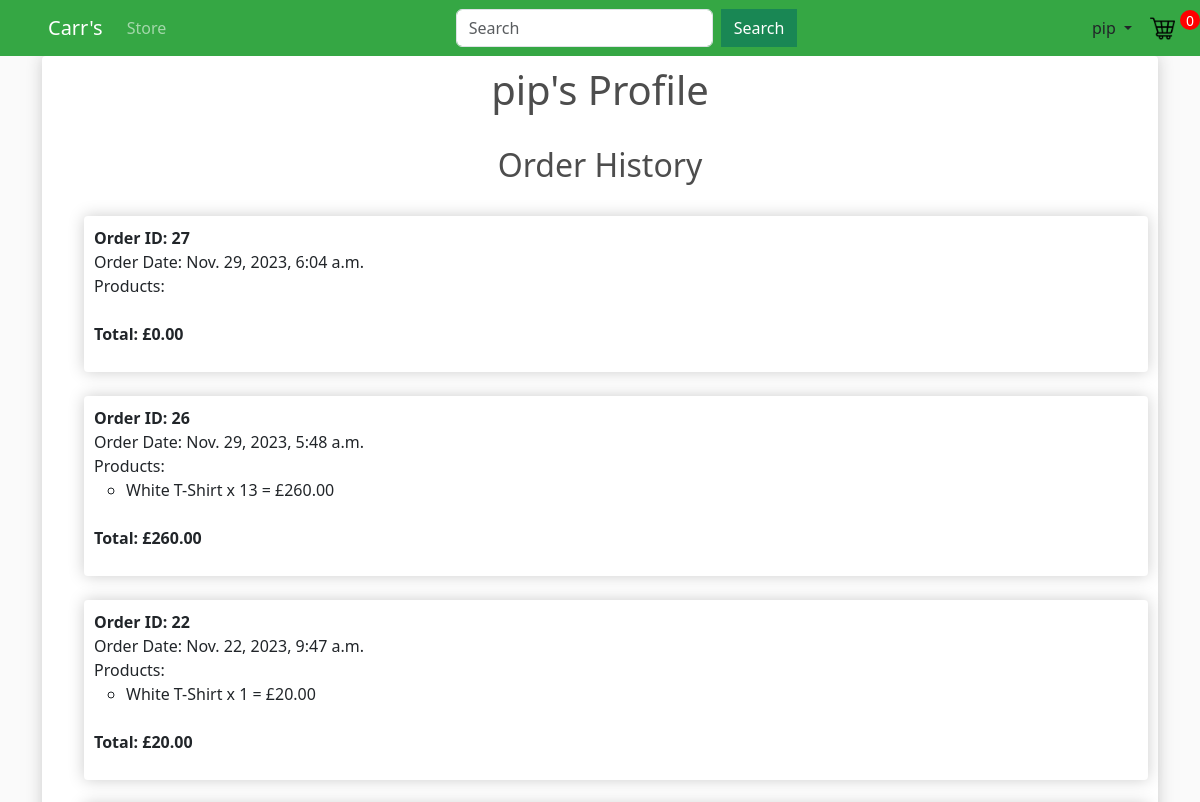
The page /profile/ (signed in, upper part) on the database as committed earlier.
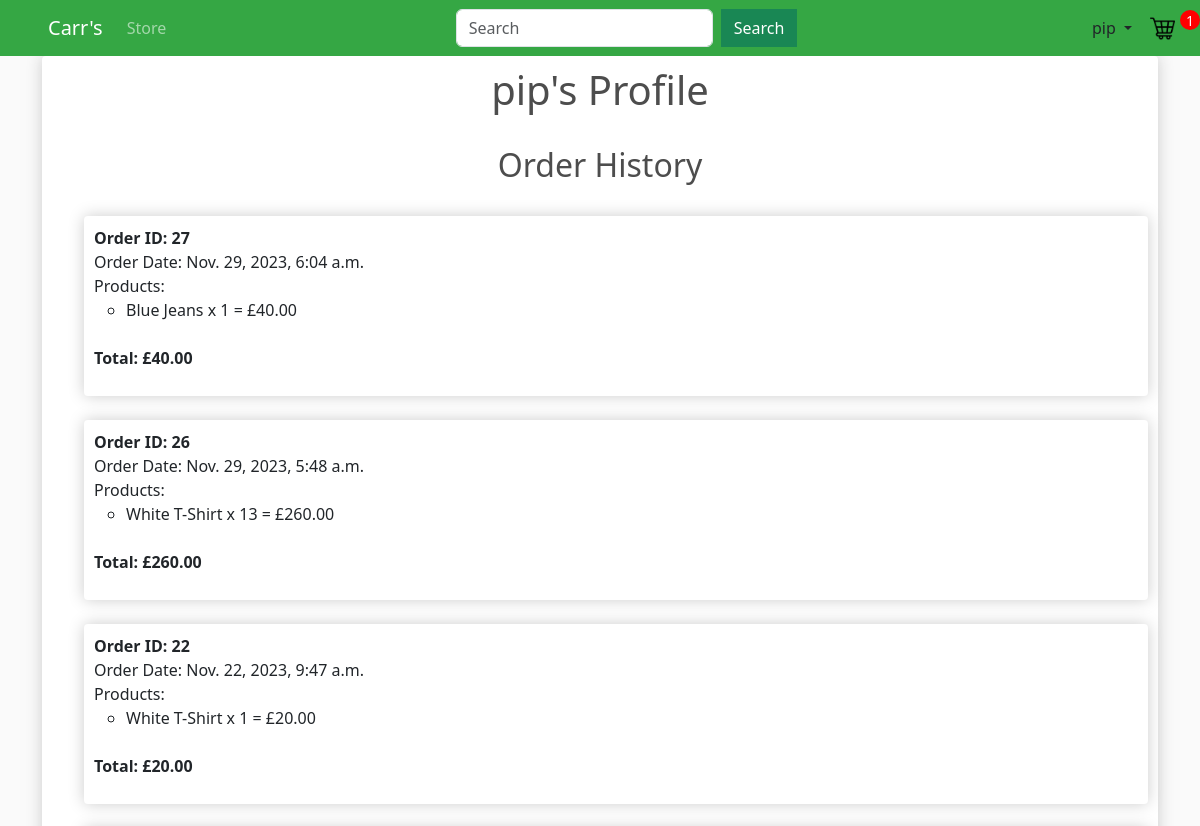
The same page on the database as committed later.
### store/models.py (models this page shows, shortened)
class Order(models.Model):
    customer = models.ForeignKey(Customer, on_delete=models.SET_NULL, blank=True, null=True)
    order_date = models.DateTimeField(auto_now_add=True)
    completed = models.BooleanField(default=False, null=True, blank=False)
    transaction_id = models.CharField(max_length=100, null=True)
    products = models.ManyToManyField(Product, through="OrderItem") #Many to many relationship with OrderItem. This ensures each order can have a variety of products.
    def get_order_total(self):
        orderitems=self.orderitem_set.all()
        total=sum([item.get_total for item in orderitems])
        return total
    @property
    def get_order_items(self):
        return self.orderitem_set.all()
    @property
    def get_cart_items(self):
        orderitems = self.orderitem_set.all()
        total = sum([item.quantity for item in orderitems])
        return total

class OrderItem(models.Model):
    product = models.ForeignKey(Product, on_delete=models.SET_NULL, blank=True, null=True)
    order = models.ForeignKey(Order, on_delete=models.SET_NULL, blank=True, null=True)
    quantity = models.IntegerField(default=0, null=True, blank=True)
    date_added = models.DateField(auto_now_add=True)
    @property
    def get_total(self):
        total = self.product.price * self.quantity
        return total

class Product(models.Model):
    name = models.CharField(max_length=100, null=True)
    description = models.CharField(max_length=300, null=True)
    price = models.FloatField()
    image = models.ImageField(null=True, blank=True)

### store/views.py (the view)
# urls.py: path('profile/', views.profile, name="profile"),
def profile(request):
    if request.user.is_authenticated:
        customer=request.user.customer
        order, created = Order.objects.get_or_create(customer=customer, completed=False)
        items = order.orderitem_set.all()
        cartItems = order.get_cart_items
        orders=customer.get_orders()
    else:
        items = []
        order = {"get_cart_total": 0, "get_cart_items": 0}
        cartItems = order['get_cart_items']
        orders=[]
    for order in orders:
        order.total = order.get_order_total()
    products = Product.objects.all()
    context = {'products':products, 'cartItems':cartItems, 'orders':orders, 'customer':customer, }
    return render(request, 'store/profile.html', context)

### store/models.py (called while the page is built)
    def get_orders(self):
        return Order.objects.filter(customer=self).order_by('-order_date')

### store/templates/store/profile.html
{% extends 'store/main.html' %}
{% load static %}
{% block content %}
<div class="box-element">
    <h1 class="text-center">{{ user }}'s Profile</h1>
    <br>
    <section>
        <h2 class="text-center">Order History</h2>
        <br>
        <ul class="order-list">
            {% for order in orders %}
                <div class="box-element">
                    <div class="order-details">
                        <span><strong>Order ID: {{ order.id }}</strong></span>
                        <br>
                        <span class="order-date">Order Date: {{ order.order_date }}</span>
                    </div>
                    <div class="order-items">
                        Products:
                         <ul>
                            {% for order_item in order.get_order_items %}
                            <li>{{ order_item.product.name }} x {{ order_item.quantity }} = £{{order_item.get_total|floatformat:2}}</li>
                            {% endfor %}
                        </ul>
                    </div>
                    <br>
                    <p><strong>Total: £{{order.total|floatformat:2}}</strong></p>
                </div>
                <br>
            {% endfor %}
        </ul>
    </section>
</div>
{% endblock content %}

### store/templates/store/main.html (shortened to what this page needs)
<!DOCTYPE html>
{% load static %}
<html>
    <head>
        <link href="https://cdn.jsdelivr.net/npm/bootstrap@5.3.2/dist/css/bootstrap.min.css" rel="stylesheet">
        <link rel="stylesheet" type="text/css" href="{% static 'css/main.css' %}">
    </head>
    <body>
        <nav class="navbar navbar-expand-lg navbar-dark bg-dark">
            <a class="navbar-brand ms-5" href="{% url 'store' %}">Carr's</a>
            <div class="collapse navbar-collapse" id="navbarSupportedContent">
                <ul class="navbar-nav mr-auto">
                    <li class="nav-item">
                        <a class="nav-link" href="{% url 'store' %}">Store</a>
                    </li>
                </ul>
                <form method="get" class="ms-auto d-flex flex-row align-items-center" action="{% url 'search' %}">
                    <input class="form-control me-2" type="search" placeholder="Search" aria-label="Search" name="query">
                    <button class="btn btn-success" type="submit" >Search</button>
                </form>
                <div class="d-flex align-items-center ms-auto">
                {% if user.is_authenticated %}
                    <div class="dropdown">
                        <button class="btn dropdown-toggle" type="button" id="dropdownMenuButton" data-toggle="dropdown" aria-haspopup="true" aria-expanded="false">
                            {{ user }}
                        </button>
                    </div>
                {% else %}
                    <a href="{% url 'login' %}" class="btn ">Login</a>
                    <a href="{% url 'signup' %}" class="btn ">Register</a>
                {% endif %}
                <a href="{% url 'cart' %}">
                    <img id="cart-icon" src="{% static 'images/trolley.png' %}" class="img-fluid">
                </a>
                <p class="ms-auto" id="cart-total">{{cartItems}}</p>
                </div>
            </div>
        </nav>
        <div class="container">
            {% block content %}
            {% endblock content %}
        </div>
    </body>
</html>

Rows that differ between the two databases and show on the page:
computed for Order "Nov. 29, 2023, 6:04 a.m.": total "0.00" → "40.00"
added OrderItem: product.name "Blue Jeans", quantity "1", get_total "40.00", shown under Order "Nov. 29, 2023, 6:04 a.m."
Other text that changed with them:
{{ cartItems }}: "0" → "1"
